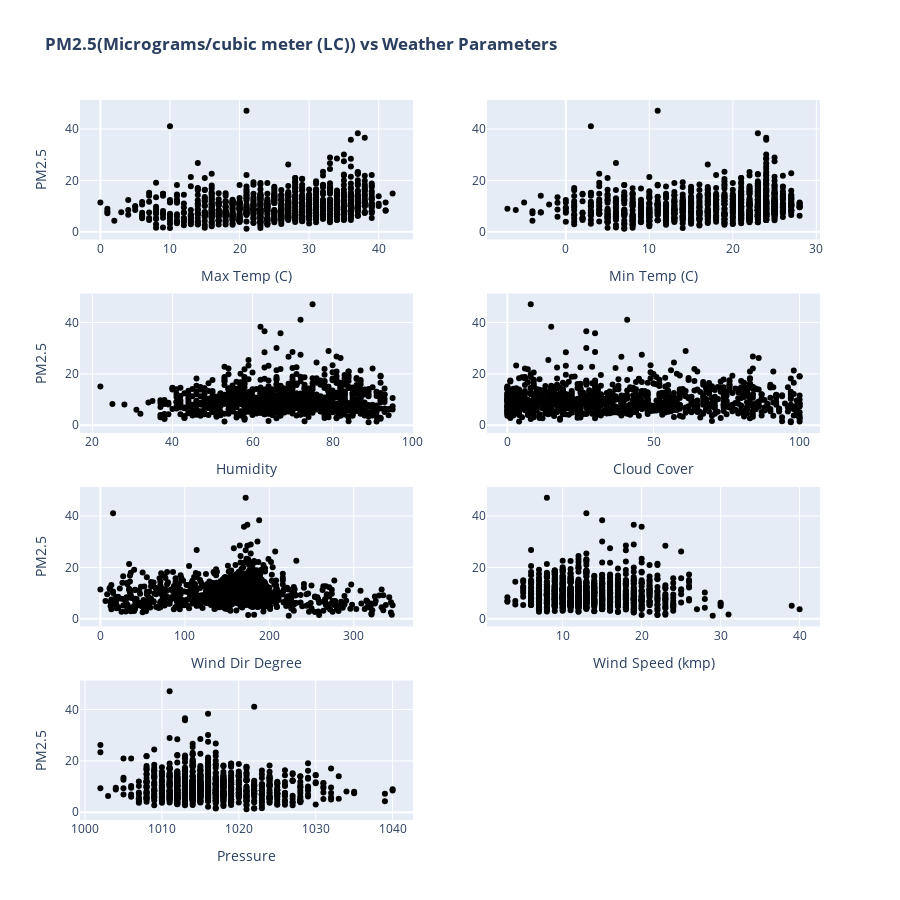

The code cell stored with this chart in its notebook:
### Markdown cell above
## <font color='#ff6600'> Plotting correlation between weather parameters/PM10 and PM2.5 </font>

### Code cell
# plotting correlation between weather parameters/PM10 and PM2.5

fig = make_subplots(rows=4, cols=2, start_cell="bottom-left")

fig.add_trace(go.Scatter(x=combined_pm2_5_weather_data['maxtempC'],
                            y=combined_pm2_5_weather_data['PM2.5'], 
                            mode='markers',
                            marker=dict(color='rgb(0,0,0)')),
              row=4, col=1)

fig.add_trace( go.Scatter(x=combined_pm2_5_weather_data['mintempC'],
                            y=combined_pm2_5_weather_data['PM2.5'], 
                            mode='markers',
                            marker=dict(color='rgb(0,0,0)')),
              row=4, col=2)

fig.add_trace(go.Scatter(x=combined_pm2_5_weather_data['humidity'],
                            y=combined_pm2_5_weather_data['PM2.5'], 
                            mode='markers',
                            marker=dict(color='rgb(0,0,0)')),
              row=3, col=1)

fig.add_trace(go.Scatter(x=combined_pm2_5_weather_data['cloudcover'],
                            y=combined_pm2_5_weather_data['PM2.5'], 
                            mode='markers',
                            marker=dict(color='rgb(0,0,0)')),
              row=3, col=2)

fig.add_trace(go.Scatter(x=combined_pm2_5_weather_data['winddirDegree'],
                            y=combined_pm2_5_weather_data['PM2.5'], 
                            mode='markers',
                            marker=dict(color='rgb(0,0,0)')),
              row=2, col=1)

fig.add_trace(go.Scatter(x=combined_pm2_5_weather_data['windspeedKmph'],
                            y=combined_pm2_5_weather_data['PM2.5'], 
                            mode='markers',
                            marker=dict(color='rgb(0,0,0)')),
              row=2, col=2)

fig.add_trace(go.Scatter(x=combined_pm2_5_weather_data['pressure'],
                            y=combined_pm2_5_weather_data['PM2.5'], 
                            mode='markers',
                            marker=dict(color='rgb(0,0,0)')),
              row=1, col=1)

# Update xaxis properties
fig.update_xaxes(title_text="Max Temp (C)", row=4, col=1)
fig.update_xaxes(title_text="Min Temp (C)", row=4, col=2)
fig.update_xaxes(title_text="Humidity",  row=3, col=1)
fig.update_xaxes(title_text="Cloud Cover", row=3, col=2)
fig.update_xaxes(title_text="Wind Dir Degree", row=2, col=1)
fig.update_xaxes(title_text="Wind Speed (kmp)", row=2, col=2)
fig.update_xaxes(title_text="PM10", row=1, col=2)
fig.update_xaxes(title_text="Pressure", row=1, col=1)

# Update yaxis properties
fig.update_yaxes(title_text="PM2.5", row=4, col=1)
fig.update_yaxes(title_text="PM2.5", row=3, col=1)
fig.update_yaxes(title_text="PM2.5", row=2, col=1)
fig.update_yaxes(title_text="PM2.5", row=1, col=1)

fig.update_layout(height=900, showlegend=False, title_text="<b>PM2.5(Micrograms/cubic meter (LC)) vs Weather Parameters</b>")

fig.show()

### Figure 1 — Plotly figure (JSON) as saved in the notebook; plotly's stock layout.template omitted (floating-point values rounded to 4 significant figures; data arrays with more than 128 entries replaced by an {"elided": "..."} marker saying what was removed)
{"data": [{"marker": {"color": "rgb(0,0,0)"}, "mode": "markers", "type": "scatter", "x": {"elided": "1019 int values"}, "xaxis": "x7", "y": {"elided": "1019 float values"}, "yaxis": "y7"}, {"marker": {"color": "rgb(0,0,0)"}, "mode": "markers", "type": "scatter", "x": {"elided": "1019 int values"}, "xaxis": "x8", "y": {"elided": "1019 float values"}, "yaxis": "y8"}, {"marker": {"color": "rgb(0,0,0)"}, "mode": "markers", "type": "scatter", "x": {"elided": "1019 int values"}, "xaxis": "x5", "y": {"elided": "1019 float values"}, "yaxis": "y5"}, {"marker": {"color": "rgb(0,0,0)"}, "mode": "markers", "type": "scatter", "x": {"elided": "1019 int values"}, "xaxis": "x6", "y": {"elided": "1019 float values"}, "yaxis": "y6"}, {"marker": {"color": "rgb(0,0,0)"}, "mode": "markers", "type": "scatter", "x": {"elided": "1019 int values"}, "xaxis": "x3", "y": {"elided": "1019 float values"}, "yaxis": "y3"}, {"marker": {"color": "rgb(0,0,0)"}, "mode": "markers", "type": "scatter", "x": {"elided": "1019 int values"}, "xaxis": "x4", "y": {"elided": "1019 float values"}, "yaxis": "y4"}, {"marker": {"color": "rgb(0,0,0)"}, "mode": "markers", "type": "scatter", "x": {"elided": "1019 int values"}, "xaxis": "x", "y": {"elided": "1019 float values"}, "yaxis": "y"}], "layout": {"height": 900, "showlegend": false, "title": {"text": "<b>PM2.5(Micrograms/cubic meter (LC)) vs Weather Parameters</b>"}, "xaxis": {"anchor": "y", "domain": [0, 0.45], "title": {"text": "Pressure"}}, "xaxis2": {"anchor": "y2", "domain": [0.55, 1], "title": {"text": "PM10"}}, "xaxis3": {"anchor": "y3", "domain": [0, 0.45], "title": {"text": "Wind Dir Degree"}}, "xaxis4": {"anchor": "y4", "domain": [0.55, 1], "title": {"text": "Wind Speed (kmp)"}}, "xaxis5": {"anchor": "y5", "domain": [0, 0.45], "title": {"text": "Humidity"}}, "xaxis6": {"anchor": "y6", "domain": [0.55, 1], "title": {"text": "Cloud Cover"}}, "xaxis7": {"anchor": "y7", "domain": [0, 0.45], "title": {"text": "Max Temp (C)"}}, "xaxis8": {"anchor": "y8", "domain": [0.55, 1], "title": {"text": "Min Temp (C)"}}, "yaxis": {"anchor": "x", "domain": [0, 0.1938], "title": {"text": "PM2.5"}}, "yaxis2": {"anchor": "x2", "domain": [0, 0.1938]}, "yaxis3": {"anchor": "x3", "domain": [0.2687, 0.4625], "title": {"text": "PM2.5"}}, "yaxis4": {"anchor": "x4", "domain": [0.2687, 0.4625]}, "yaxis5": {"anchor": "x5", "domain": [0.5375, 0.7312], "title": {"text": "PM2.5"}}, "yaxis6": {"anchor": "x6", "domain": [0.5375, 0.7312]}, "yaxis7": {"anchor": "x7", "domain": [0.8063, 1], "title": {"text": "PM2.5"}}, "yaxis8": {"anchor": "x8", "domain": [0.8063, 1]}}}
